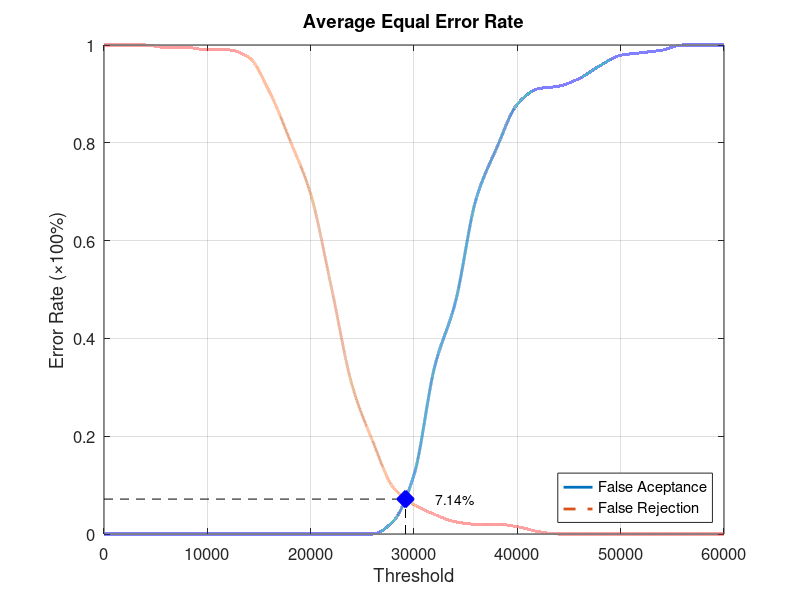
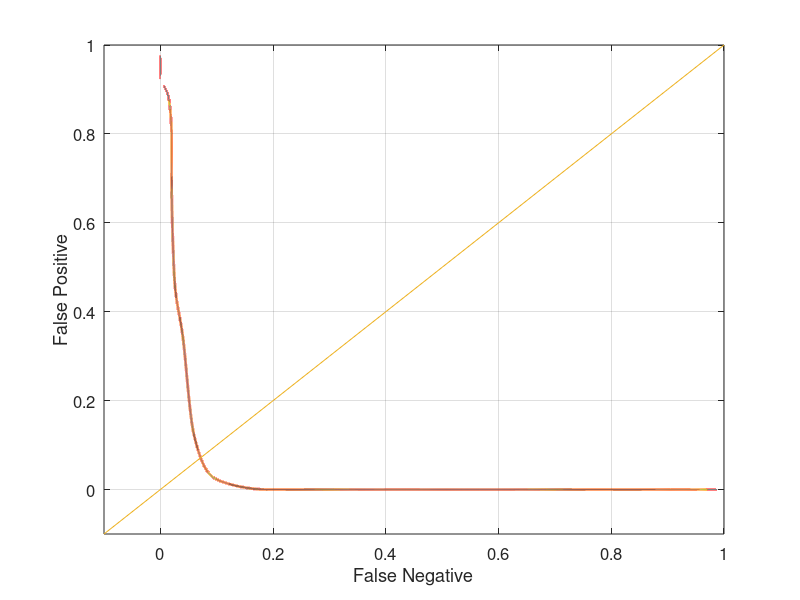

MATLAB code to generate these figures, in order:
function yEER = Database3_1
close all;
clear;
clc;
x = 0:2000:60000;
xq = 0:0.5:60000;

y0 = [0 0 0 0 0 0 0 0 0 0 0 0 0 0 0.0263158 0.121053 0.342105 0.473684 0.684211 0.789474 0.878947 0.910526 0.915789 0.931579 0.957895 0.978947 0.984211 0.989474 1 1 1];
yy0 = interp1(x, y0, xq, 'pchip');
y1 = [1 1 1 0.995 0.995 0.99 0.99 0.975 0.905 0.805 0.695 0.505 0.305 0.19 0.095 0.06 0.04 0.025 0.02 0.02 0.015 0.005 0 0 0 0 0 0 0 0 0];
yy1 = interp1(x, y1, xq, 'pchip');

% Calculating EER: 
y2 = abs(y0 - y1);
find(y2 == min(y2))
yy2 = abs(yy0 - yy1);
xEER = find(yy2 == min(yy2));
xEERIndex = xq(xEER) % X-axis EER
yEER = yy0(xEER) % Y-axis EER

main = figure
plot(xq, yy0,'-','LineWidth', 2);	hold on
plot(xq, yy1,'--','LineWidth', 2);	hold on
plot([xEERIndex xEERIndex], [0 yEER], 'k--');	hold on
plot([0 xEERIndex], [yEER yEER], 'k--');	hold on
plot(xEERIndex, yEER, 'bx', 'LineWidth', 10);	hold on
text(xEERIndex + 10 * xEERIndex / 100, yEER, [num2str(round((10000 * yEER)) / 100) '%'])
legend('False Aceptance', 'False Rejection', 'Location', 'SouthEast')
xlabel('Threshold')
ylabel('Error Rate (\times100%)')
title('Average Equal Error Rate')
set(gca, 'FontSize', 12)
axis([0 60000 0 1])
grid on

print(main, 'Database3_1Main', '-dpng');
FNRxFPR = figure('Color', [1 1 1]);
plot(yy1, yy0, '-', yy1, yy0, 'LineWidth', 2);
hold on
y = -0.1:0.1:1
plot(y, y); 
set(gca, 'FontSize', 12)
xlabel('False Negative')
ylabel('False Positive')
axis([-0.1 1 -0.1 1])
set(gca, 'FontSize', 12)
grid on

print(FNRxFPR, 'Database3_1FNRxFPR','-dpng');
end
